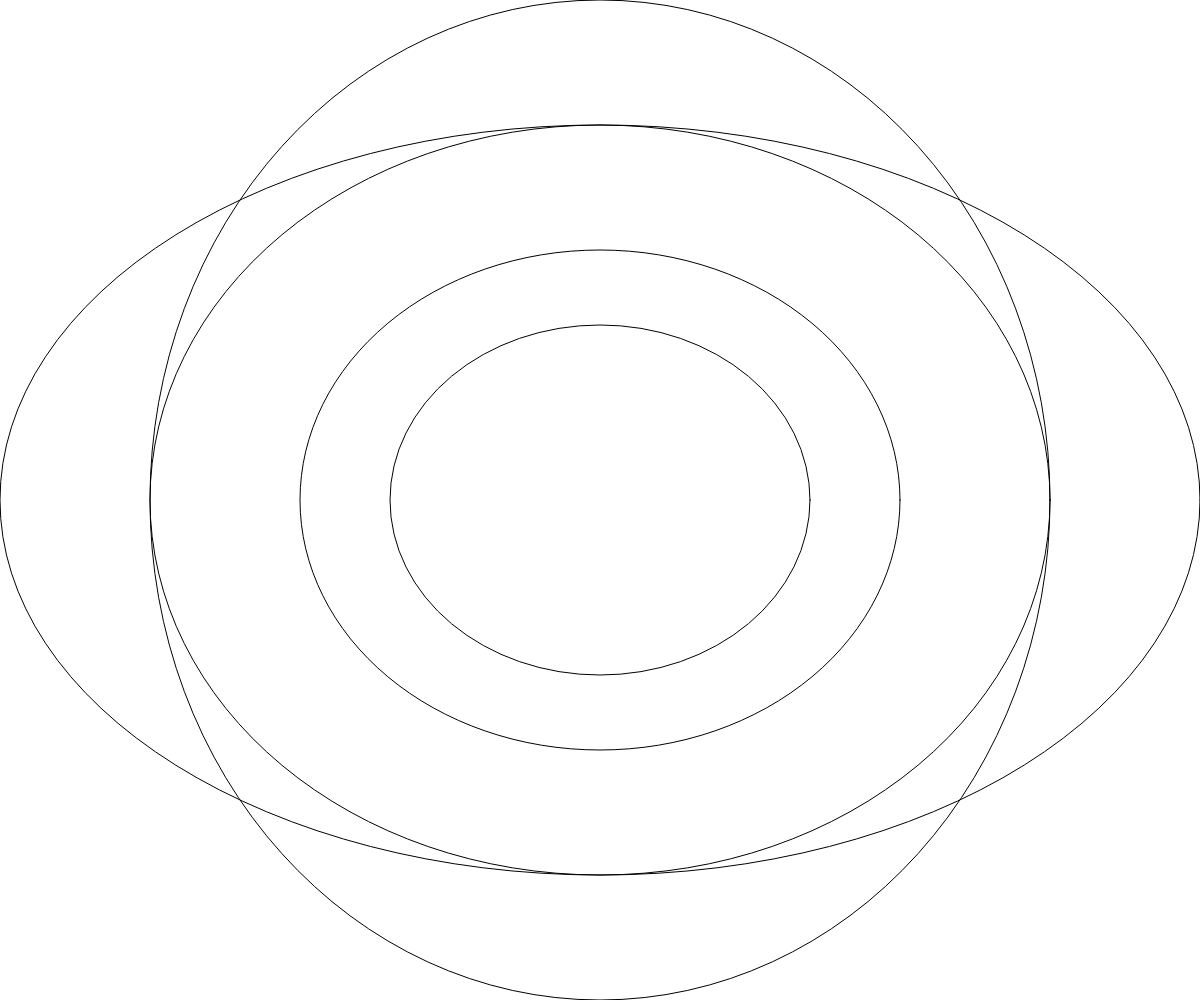
Frame 1 (no input)
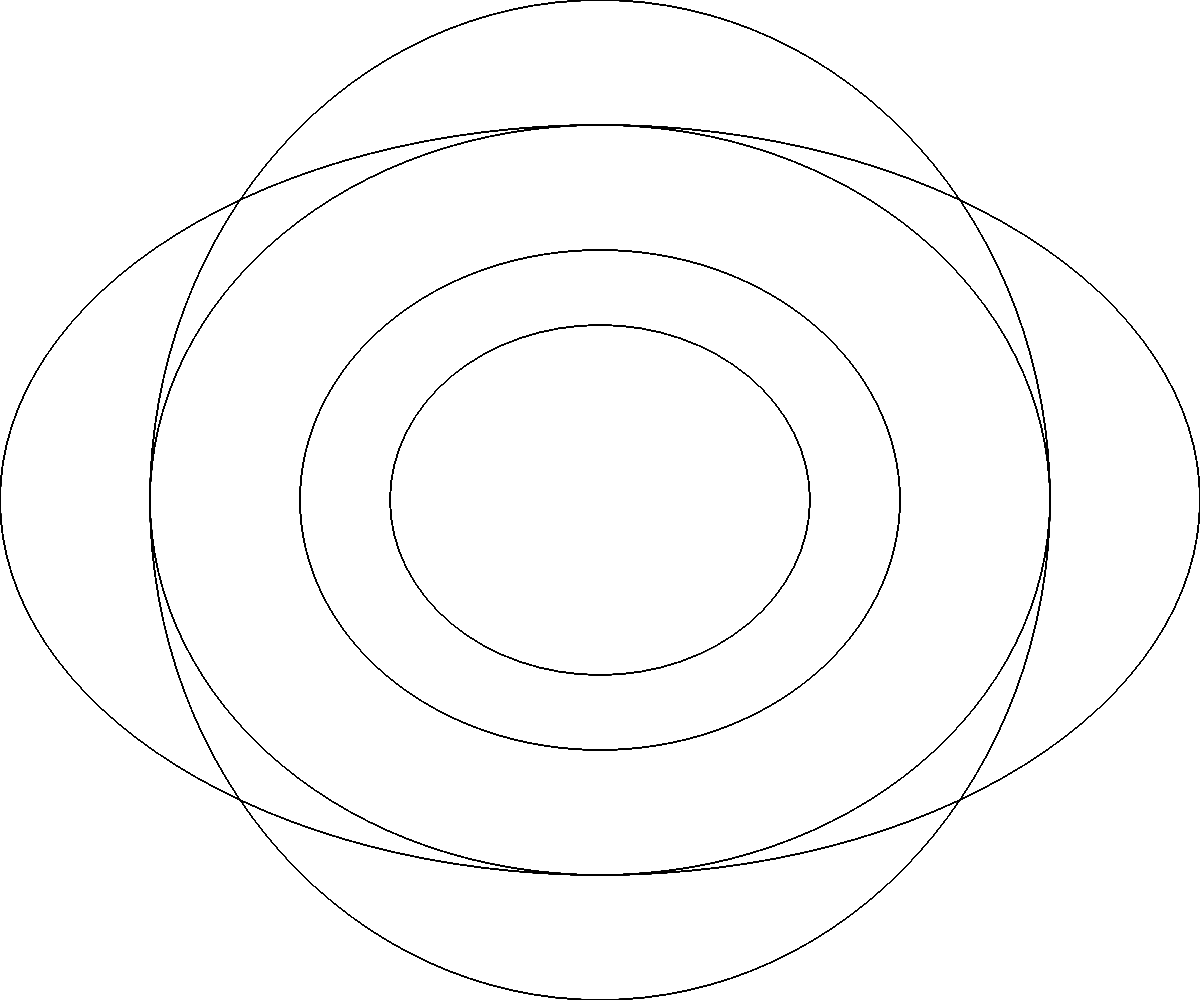
Frame 60 (no input)
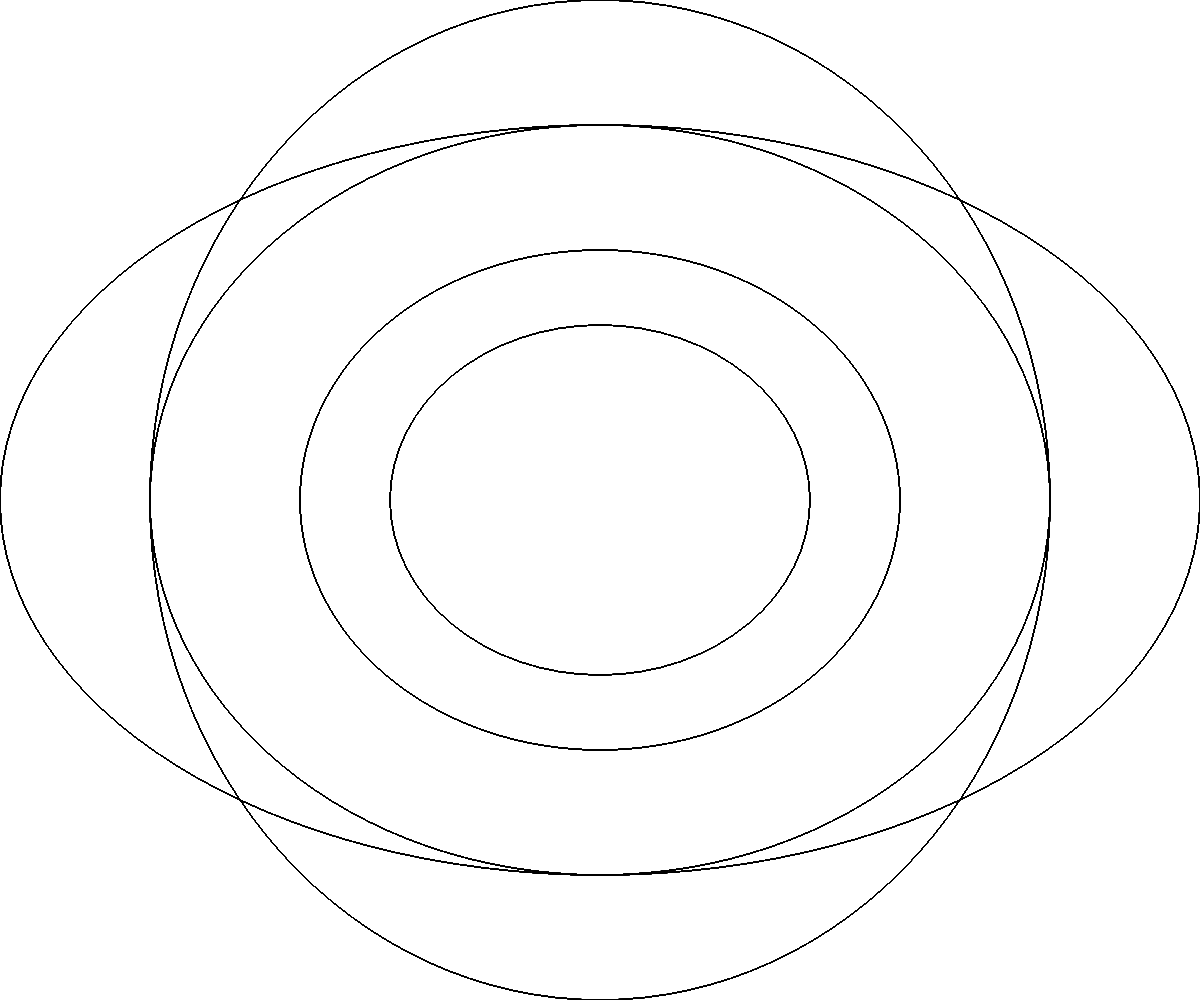
Frame 120 (the mouse pressed at the canvas centre since frame 60)

The p5.js sketch that drew these frames (run headless with seeded random() and noise() and a simulated clock; from frame 60 on, the mouse is pressed at the canvas centre):

// p5.js sketch
// ── sketch.js
function setup() {
  createCanvas(windowWidth, windowHeight); 
}

function draw() {
  noFill();
  ellipse(0.5*width,0.5*height,0.35*width,0.35*height);
  ellipse(0.5*width,0.5*height,0.5*width,0.5*height);
  ellipse(0.5*width,0.5*height,0.75*width,0.75*height);
  ellipse(0.5*width,0.5*height,0.75*width,1.0*height);
  ellipse(0.5*width,0.5*height,1.0*width,0.75*height);
}
